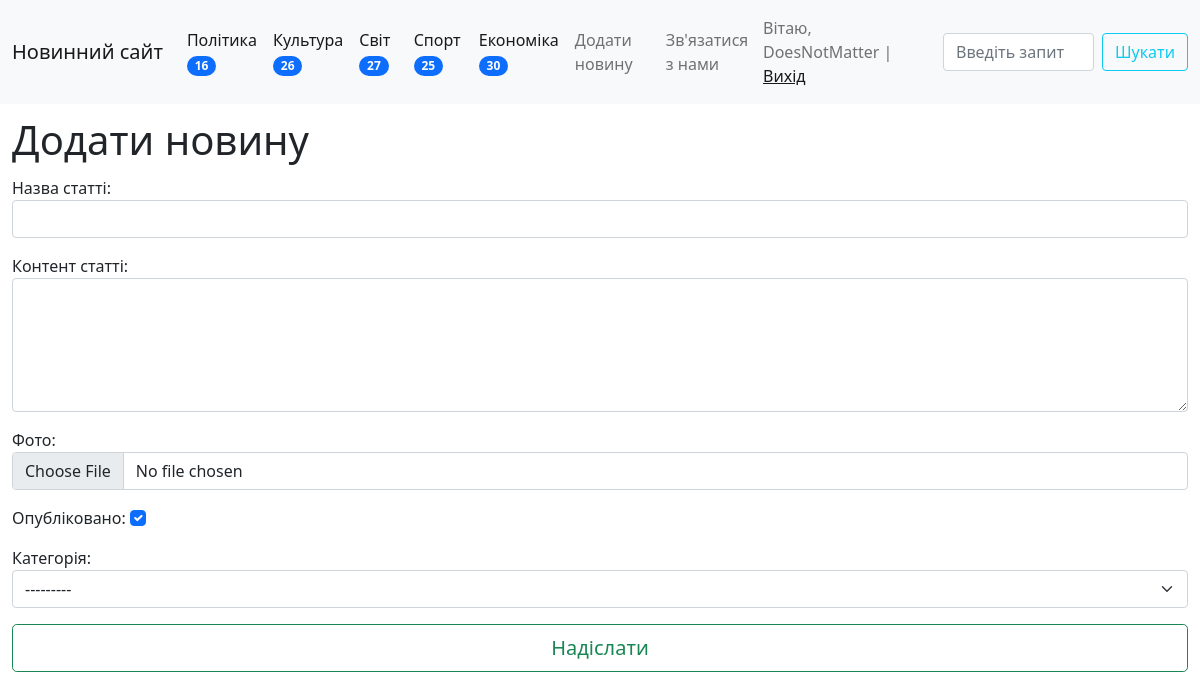
The page /help-us/ (signed in) on the database its author committed.
### news/models.py (models this page shows)
class Categories(models.Model):
    title = models.CharField(max_length=100, verbose_name='Категорія')
    class Meta:
        verbose_name = 'Категорія'
        verbose_name_plural = 'Категорії'
        ordering = ('id', )
    def __str__(self):
        return self.title
    def get_absolute_url(self):
        return reverse('category', kwargs={'category_id': self.pk})

### news/views.py (the view)
# urls.py: path('help-us/', CreateNews.as_view(), name='news_propose'),
class CreateNews(LoginRequiredMixin, CreateView):
    login_url = '/admin/'
    form_class = NewsForm
    template_name = 'news/news_propose.html'

### news/forms.py (shortened to what this page needs)
class NewsForm(forms.ModelForm):
    class Meta:
        model = News
        fields = ('title', 'content', 'photo', 'is_published', 'category')
        widgets = {
            'title': forms.TextInput(attrs={'class': 'form-control'}),
            'content': forms.Textarea(attrs={'class': 'form-control', 'rows': 5}),
            'photo': forms.ClearableFileInput(attrs={'class': 'form-control'}),
            'is_published': forms.CheckboxInput(attrs={'class': 'form-check-input'}),
            'category': forms.Select(attrs={'class': 'form-select'})
        }

### news/templatetags/news_tags.py (called while the page is built)
@register.simple_tag(name='get_list_categories')
def get_category():
    return Categories.objects.annotate(cnt=Count('news', filter=F('news__is_published'))).filter(cnt__gt=0)

### news/templates/news/news_propose.html (shortened to what this page needs)
{% extends 'base.html' %}
{% block content %}
	<h1 style="margin: 1%">Додати новину</h1>
	<form action="{% url 'news_propose' %}" method="post" style="margin: 1%;">
		{{ form.as_p }}
		<input type="submit" value="Надіслати" class="btn btn-outline-success btn-lg" style="width: 100%;">
	</form>
{% endblock %}

### templates/inc/_navbar.html (shortened to what this page needs)
{% load news_tags %}
{% get_list_categories as categories %}
<nav class="navbar navbar-expand-lg navbar-light bg-light">
    <div class="container-fluid">
        <a class="navbar-brand" href="{% url 'home' %}">Новинний сайт</a>
        <div class="collapse navbar-collapse" id="navbarScroll">
            <ul class="navbar-nav me-auto my-2 my-lg-0 navbar-nav-scroll" style="--bs-scroll-height: 100px;">
                {% for category in categories %}
                    <li class="nav-item">
                        <a class="nav-link active" aria-current="page"
                           href="{{ category.get_absolute_url }}">{{ category.title }} <span
                                class="badge bg-primary rounded-pill">{{ category.cnt }}</span></a>
                    </li>
                {% endfor %}
                {% if request.user.is_authenticated %}
                    <li class="nav-item">
                        <a class="nav-link" aria-current="page" href="{% url 'news_propose' %}">Додати новину</a>
                    </li>
                    <li class="nav-item">
                        <a class="nav-link" aria-current="page" href="{% url 'contact_us' %}">Зв'язатися з нами</a>
                    </li>
                {% endif %}
            </ul>
            {% block login-logout %}
                {% if request.user.is_authenticated %}
                    <span class="navbar-text" style="margin-right: 2%">
                        <div>Вітаю, {{ request.user.username }} | <a href="{% url 'logout' %}">Вихід</a></div>
                    </span>
                {% else %}
                    <span class="navbar-text" style="margin-right: 2%">
                        <a href="{% url 'login' %}">Вхід</a> | <a href="{% url 'register' %}">Реєстрація</a>
                    </span>
                {% endif %}
            {% endblock %}
            <form class="d-flex" action="{% url 'view_find_result' %}" method="get">
                <input class="form-control me-2" name="q" type="text" placeholder="Введіть запит" aria-label="Search">
                <button class="btn btn-outline-info" type="submit">Шукати</button>
            </form>
        </div>
    </div>
</nav>

### rows shown on the page
Categories: title "Політика", cnt "16"
Categories: title "Культура", cnt "26"
Categories: title "Світ", cnt "27"
Categories: title "Спорт", cnt "25"
Categories: title "Економіка", cnt "30"

### other values the page prints
{{ request.user.username }} "DoesNotMatter"
